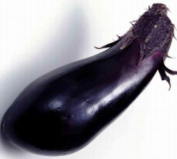
%> input picture lab5/source/test0.png, 177 x 159 px
$ octave MER.m   (GNU Octave 9; MATLAB toolbox functions it lacks are replaced by stand-ins)
%> lines starting %> are read from the running program, lines starting %| are printed output that depends on the picture; in (x1, y1, x2, y2) boxes, pixels count from 0 and x2, y2 are one past the last pixel; in counts of white or black regions, pixels touching at a corner belong together; the program's own positions count from 1
%%%寻找图像最小外接矩形

%%%先用迭代式阈值求法将图像变为二值图
img = imread('./source/test0.png');
%> img is the input picture: size 159x177x3 uint8; mean R, G, B 146.2, 143.8, 151.4
img = rgb2gray(img);
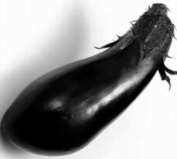
%> img: size 159x177 uint8; min 0, max 255, mean 145.4
Th = mean(img( : ));            %将灰度均值设为初始阈值
%> Th = 145.4
newTh = 0;
i = 1;
while (Th - newTh) > 1
    pic1 = img;
    pic1(pic1 > Th) = 0;            %大于阈值置零方便求均值
    miu1 = mean(pic1(:));        %小于阈值的像素的灰度均值
    pic2 = img;
    pic2(pic2 < Th) = 0;            %小于阈值置零方便求均值
    miu2 = mean(pic2( : ));      %大于阈值的像素的灰度均值
    if i ~= 1
        Th = newTh;
    end
    i = i + 1;
    newTh = (miu1 + miu2) / 2;
end
%> this loop made 2 passes
%> (miu1, miu2, Th, i, newTh) on pass 2: (15.96, 129.5, 72.71, 3, 72.71)
%> (miu1, miu2, i, newTh) on pass 1: (15.96, 129.5, 2, 72.71)
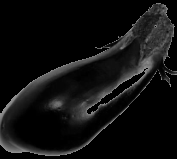
%> pic1: size 159x177 uint8; min 0, max 145, mean 16
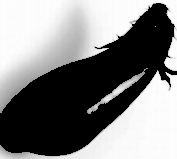
%> pic2: size 159x177 uint8; min 0, max 255, mean 129.5
imgTh = img;
imgTh(imgTh < Th) = 1;
imgTh(imgTh > Th) = 256;
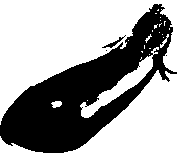
%> imgTh: size 159x177 uint8; values 1 (black) and 255 (white), 63.4% white; 4 black regions (2 under 20 px), largest, box (x1, y1, x2, y2) and area: (0, 4, 177, 153) 10236, (102, 35, 126, 48) 66
imgTh = 256 - imgTh;
%%%先用迭代式阈值求法将图像变为二值图
%%%旋转图像求其MER
for angle = 0 : 1 : 90
    imgRotated = double(imrotate(imgTh,angle,'bicubic','loose'));  %求旋转后的图像
    %imshow(uint8(imgRotated));
    [row, col] = size(imgRotated);

    %%%判断最小外接矩形的边界
    for i = 1 : row
        if sum(imgRotated(i, :)) > col
            break;
        end
    end
    yMinTest = i;

    for i = row : -1 : 1
        if sum(imgRotated(i, :)) > col
            break;
        end
    end
    yMaxTest = i;

    for i = 1 : col
        if sum(imgRotated(:, i)) > row
            break;
        end
    end
    xMinTest = i;

    for i = col : -1 : 1
        if sum(imgRotated(:, i)) > row
            break;
        end
    end
    xMaxTest = i;
    %%%判断最小外接矩形的边界

    %%%计算面积
    XLU = xMinTest * cosd(angle) - yMinTest * sind(angle);
    YLU = xMinTest * sind(angle) + yMinTest * cosd(angle);

    XLD = xMinTest * cosd(angle) - yMaxTest * sind(angle);
    YLD = xMinTest * sind(angle) + yMaxTest * cosd(angle);

    XRU = xMaxTest * cosd(angle) - yMinTest * sind(angle);
    YRU = xMaxTest * sind(angle) + yMinTest * cosd(angle);

    XRD = xMaxTest * cosd(angle) - yMaxTest * sind(angle);
    YRD = xMaxTest * sind(angle) + yMaxTest * cosd(angle);

    l1 = sqrt((XLU - XRU) ^ 2 + (YLU - YRU) ^ 2);
    l2 = sqrt((XLU - XLD) ^ 2 + (YLU - YLD) ^ 2);


    nowSize = l1 * l2;
    %%%保存当前求得的MER
    if angle == 0 || nowSize < typicalSize
        xMin = xMinTest;
        yMin = yMinTest;
        xMax = xMaxTest;
        yMax = yMaxTest;
        typicalSize = nowSize;
        typicalAngle = angle;
        typicalImg = imgRotated;
    end
    %%%保存当前求得的MER
    lastSize = nowSize;
end
%> this loop made 91 passes
%> (yMinTest, yMaxTest, xMinTest, xMaxTest, XLU, YLU, XLD, YLD) on passes 1, 30, 31, 33, 34, 35, 36: (5, 153, 1, 177, 1, 5, 1, 153), (12, 209, 60, 191, 46.66, 39.58, -48.85, 211.9), (13, 210, 62, 190, 47.19, 42.26, -51.31, 212.9), (13, 213, 65, 189, 48.23, 45.47, -57.75, 215.1), (13, 214, 67, 189, 49.11, 47.39, -60.36, 216), (13, 215, 68, 188, 49.11, 48.8, -63.85, 216.3), (13, 216, 70, 188, 49.88, 50.8, -66.55, 217.1)
%> (yMinTest, yMaxTest, xMinTest, xMaxTest, XLU, YLU, XLD, YLD) on passes 2 to 7: (5, 156, 3, 179, 2.91, 5.05, 0.277, 156), (6, 158, 5, 180, 4.79, 6.17, -0.517, 158.1), (6, 161, 8, 181, 7.68, 6.41, -0.437, 161.2), (6, 162, 10, 182, 9.56, 6.68, -1.32, 162.3), (6, 164, 12, 183, 11.43, 7.02, -2.34, 164.4), (7, 167, 14, 184, 13.19, 8.43, -3.53, 167.5)
%> pass 3, `imgRotated = double(imrotate(imgTh,angle,'bicubic','loose'));`:
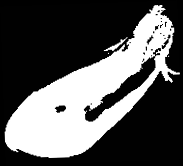
%> imgRotated: size 166x183 double; min 0, max 255, mean 87
%> after the loop:
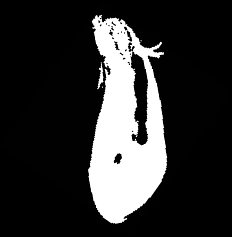
%> typicalImg: size 237x232 double; min 0, max 255, mean 48.1

%%%重现
XLU = xMin * cosd(typicalAngle) - yMin * sind(typicalAngle);
YLU = xMin * sind(typicalAngle) + yMin * cosd(typicalAngle);

XLD = xMin * cosd(typicalAngle) - yMax * sind(typicalAngle);
YLD = xMin * sind(typicalAngle) + yMax * cosd(typicalAngle);

XRU = xMax * cosd(typicalAngle) - yMin * sind(typicalAngle);
YRU = xMax * sind(typicalAngle) + yMin * cosd(typicalAngle);

XRD = xMax * cosd(typicalAngle) - yMax * sind(typicalAngle);
YRD = xMax * sind(typicalAngle) + yMax * cosd(typicalAngle);
%%%重现

subplot(2,1,1);
imshow(uint8(imgTh));
title('原图像');

out1 = imrotate(imgTh,typicalAngle,'bicubic','loose');
rectx = [xMin, xMax, xMax, xMin, xMin];
recty = [yMax, yMax, yMin, yMin, yMax];
subplot(2,1,2);
imshow(out1);
title(['旋转角度为',num2str(typicalAngle),'°']);
line(rectx(:),recty(:),'color','r');
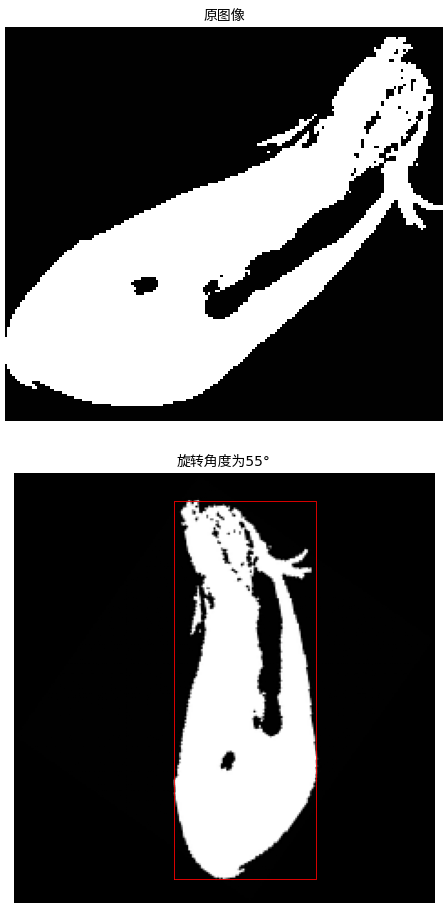
%> figure redrawn from the program's plot data, 2 panels

% [6 lines of commented-out code are left out]
%%%旋转图像求其MER
